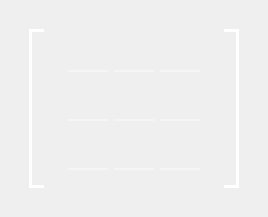
                 <widget class="QFrame" name="MatrixC">
                  <property name="frameShape">
                   <enum>QFrame::NoFrame</enum>
                  </property>
                  <property name="frameShadow">
                   <enum>QFrame::Raised</enum>
                  </property>
                  <layout class="QHBoxLayout" name="horizontalLayout_31">
                   <item>
                    <widget class="QFrame" name="frame_64">
                     <property name="frameShape">
                      <enum>QFrame::NoFrame</enum>
                     </property>
                     <property name="frameShadow">
                      <enum>QFrame::Raised</enum>
                     </property>
                     <layout class="QVBoxLayout" name="verticalLayout_4">
                      <item>
                       <widget class="QFrame" name="MatrixA_2">
                        <property name="frameShape">
                         <enum>QFrame::NoFrame</enum>
                        </property>
                        <property name="frameShadow">
                         <enum>QFrame::Raised</enum>
                        </property>
                        <layout class="QHBoxLayout" name="horizontalLayout_32">
                         <item>
                          <widget class="QFrame" name="frame_62">
                           <property name="minimumSize">
                            <size>
                             <width>15</width>
                             <height>0</height>
                            </size>
                           </property>
                           <property name="maximumSize">
                            <size>
                             <width>16777215</width>
                             <height>160</height>
                            </size>
                           </property>
                           <property name="styleSheet">
                            <string notr="true">border-top: 3px solid white;
border-left: 3px solid white;
border-bottom: 3px solid white;

</string>
                           </property>
                           <property name="frameShape">
                            <enum>QFrame::NoFrame</enum>
                           </property>
                           <property name="frameShadow">
                            <enum>QFrame::Raised</enum>
                           </property>
                          </widget>
                         </item>
                         <item>
                          <widget class="QFrame" name="frame_63">
                           <property name="sizePolicy">
                            <sizepolicy hsizetype="Fixed" vsizetype="Fixed">
                             <horstretch>0</horstretch>
                             <verstretch>0</verstretch>
                            </sizepolicy>
                           </property>
                           <property name="styleSheet">
                            <string notr="true">border: 2px;
border-color:  rgb(255, 255, 255);</string>
                           </property>
                           <property name="frameShape">
                            <enum>QFrame::NoFrame</enum>
                           </property>
                           <property name="frameShadow">
                            <enum>QFrame::Raised</enum>
                           </property>
                           <layout class="QVBoxLayout" name="verticalLayout_17">
                            <item>
                             <widget class="QFrame" name="frame_65">
                              <property name="frameShape">
                               <enum>QFrame::NoFrame</enum>
                              </property>
                              <property name="frameShadow">
                               <enum>QFrame::Raised</enum>
                              </property>
                              <layout class="QHBoxLayout" name="horizontalLayout_33">
                               <item>
                                <widget class="QLineEdit" name="C1">
                                 <property name="minimumSize">
                                  <size>
                                   <width>0</width>
                                   <height>0</height>
                                  </size>
                                 </property>
                                 <property name="maximumSize">
                                  <size>
                                   <width>40</width>
                                   <height>16777215</height>
                                  </size>
                                 </property>
                                 <property name="styleSheet">
                                  <string notr="true">background-color:rgba(0, 0, 0, 0);
border:none;
color:rgb(255, 255, 255);
border-bottom: 2px solid rgba(255, 255, 255, 100);
padding-bottom:7px;
font-size: 10px;
font-family: &quot;SF Pro Display&quot;; 
	font-weight: bold; 
    font-style: normal;</string>
                                 </property>
                                 <property name="alignment">
                                  <set>Qt::AlignCenter</set>
                                 </property>
                                </widget>
                               </item>
                               <item>
                                <widget class="QLineEdit" name="C2">
                                 <property name="maximumSize">
                                  <size>
                                   <width>40</width>
                                   <height>16777215</height>
                                  </size>
                                 </property>
                                 <property name="styleSheet">
                                  <string notr="true">background-color:rgba(0, 0, 0, 0);
border:none;
color:rgb(255, 255, 255);
border-bottom: 2px solid rgba(255, 255, 255, 100);
padding-bottom:7px;
font-size: 10px;
font-family: &quot;SF Pro Display&quot;; 
	font-weight: bold; 
    font-style: normal;</string>
                                 </property>
                                 <property name="alignment">
                                  <set>Qt::AlignCenter</set>
                                 </property>
                                </widget>
                               </item>
                               <item>
                                <widget class="QLineEdit" name="C3">
                                 <property name="maximumSize">
                                  <size>
                                   <width>40</width>
                                   <height>16777215</height>
                                  </size>
                                 </property>
                                 <property name="styleSheet">
                                  <string notr="true">background-color:rgba(0, 0, 0, 0);
border:none;
color:rgb(255, 255, 255);
border-bottom: 2px solid rgba(255, 255, 255, 100);
padding-bottom:7px;
font-size: 10px;
font-family: &quot;SF Pro Display&quot;; 
	font-weight: bold; 
    font-style: normal;</string>
                                 </property>
                                 <property name="alignment">
                                  <set>Qt::AlignCenter</set>
                                 </property>
                                </widget>
                               </item>
                              </layout>
                             </widget>
                            </item>
                            <item>
                             <widget class="QFrame" name="frame_66">
                              <property name="frameShape">
                               <enum>QFrame::NoFrame</enum>
                              </property>
                              <property name="frameShadow">
                               <enum>QFrame::Raised</enum>
                              </property>
                              <layout class="QHBoxLayout" name="horizontalLayout_34">
                               <item>
                                <widget class="QLineEdit" name="C4">
                                 <property name="maximumSize">
                                  <size>
                                   <width>40</width>
                                   <height>16777215</height>
                                  </size>
                                 </property>
                                 <property name="styleSheet">
                                  <string notr="true">background-color:rgba(0, 0, 0, 0);
border:none;
color:rgb(255, 255, 255);
border-bottom: 2px solid rgba(255, 255, 255, 100);
padding-bottom:7px;
font-size: 10px;
font-family: &quot;SF Pro Display&quot;; 
	font-weight: bold; 
    font-style: normal;</string>
                                 </property>
                                 <property name="alignment">
                                  <set>Qt::AlignCenter</set>
                                 </property>
                                </widget>
                               </item>
                               <item>
                                <widget class="QLineEdit" name="C5">
                                 <property name="maximumSize">
                                  <size>
                                   <width>40</width>
                                   <height>16777215</height>
                                  </size>
                                 </property>
                                 <property name="styleSheet">
                                  <string notr="true">background-color:rgba(0, 0, 0, 0);
border:none;
color:rgb(255, 255, 255);
border-bottom: 2px solid rgba(255, 255, 255, 100);
padding-bottom:7px;
font-size: 10px;
font-family: &quot;SF Pro Display&quot;; 
	font-weight: bold; 
    font-style: normal;</string>
                                 </property>
                                 <property name="alignment">
                                  <set>Qt::AlignCenter</set>
                                 </property>
                                </widget>
                               </item>
                               <item>
                                <widget class="QLineEdit" name="C6">
                                 <property name="maximumSize">
                                  <size>
                                   <width>40</width>
                                   <height>16777215</height>
                                  </size>
                                 </property>
                                 <property name="styleSheet">
                                  <string notr="true">background-color:rgba(0, 0, 0, 0);
border:none;
color:rgb(255, 255, 255);
border-bottom: 2px solid rgba(255, 255, 255, 100);
padding-bottom:7px;
font-size: 10px;
font-family: &quot;SF Pro Display&quot;; 
	font-weight: bold; 
    font-style: normal;</string>
                                 </property>
                                 <property name="alignment">
                                  <set>Qt::AlignCenter</set>
                                 </property>
                                </widget>
                               </item>
                              </layout>
                             </widget>
                            </item>
                            <item>
                             <widget class="QFrame" name="frame_67">
                              <property name="frameShape">
                               <enum>QFrame::NoFrame</enum>
                              </property>
                              <property name="frameShadow">
                               <enum>QFrame::Raised</enum>
                              </property>
                              <layout class="QHBoxLayout" name="horizontalLayout_39">
                               <item>
                                <widget class="QLineEdit" name="C7">
                                 <property name="maximumSize">
                                  <size>
                                   <width>40</width>
                                   <height>16777215</height>
                                  </size>
                                 </property>
                                 <property name="styleSheet">
                                  <string notr="true">background-color:rgba(0, 0, 0, 0);
border:none;
color:rgb(255, 255, 255);
border-bottom: 2px solid rgba(255, 255, 255, 100);
padding-bottom:7px;
font-size: 10px;
font-family: &quot;SF Pro Display&quot;; 
	font-weight: bold; 
    font-style: normal;</string>
                                 </property>
                                 <property name="alignment">
                                  <set>Qt::AlignCenter</set>
                                 </property>
                                </widget>
                               </item>
                               <item>
                                <widget class="QLineEdit" name="C8">
                                 <property name="maximumSize">
                                  <size>
                                   <width>40</width>
                                   <height>16777215</height>
                                  </size>
                                 </property>
                                 <property name="styleSheet">
                                  <string notr="true">background-color:rgba(0, 0, 0, 0);
border:none;
color:rgb(255, 255, 255);
border-bottom: 2px solid rgba(255, 255, 255, 100);
padding-bottom:7px;
font-size: 10px;
font-family: &quot;SF Pro Display&quot;; 
	font-weight: bold; 
    font-style: normal;</string>
                                 </property>
                                 <property name="alignment">
                                  <set>Qt::AlignCenter</set>
                                 </property>
                                </widget>
                               </item>
                               <item>
                                <widget class="QLineEdit" name="C9">
                                 <property name="maximumSize">
                                  <size>
                                   <width>40</width>
                                   <height>16777215</height>
                                  </size>
                                 </property>
                                 <property name="styleSheet">
                                  <string notr="true">background-color:rgba(0, 0, 0, 0);
border:none;
color:rgb(255, 255, 255);
border-bottom: 2px solid rgba(255, 255, 255, 100);
padding-bottom:7px;
font-size: 10px;
font-family: &quot;SF Pro Display&quot;; 
	font-weight: bold; 
    font-style: normal;</string>
                                 </property>
                                 <property name="alignment">
                                  <set>Qt::AlignCenter</set>
                                 </property>
                                </widget>
                               </item>
                              </layout>
                             </widget>
                            </item>
                           </layout>
                          </widget>
                         </item>
                         <item>
                          <widget class="QFrame" name="frame_79">
                           <property name="minimumSize">
                            <size>
                             <width>15</width>
                             <height>0</height>
                            </size>
                           </property>
                           <property name="maximumSize">
                            <size>
                             <width>15</width>
                             <height>160</height>
                            </size>
                           </property>
                           <property name="styleSheet">
                            <string notr="true">border-top: 3px solid white;
border-right: 3px solid white;
border-bottom: 3px solid white;
</string>
                           </property>
                           <property name="frameShape">
                            <enum>QFrame::NoFrame</enum>
                           </property>
                           <property name="frameShadow">
                            <enum>QFrame::Raised</enum>
                           </property>
                          </widget>
                         </item>
                        </layout>
                       </widget>
                      </item>
                     </layout>
                    </widget>
                   </item>
                  </layout>
                 </widget>
